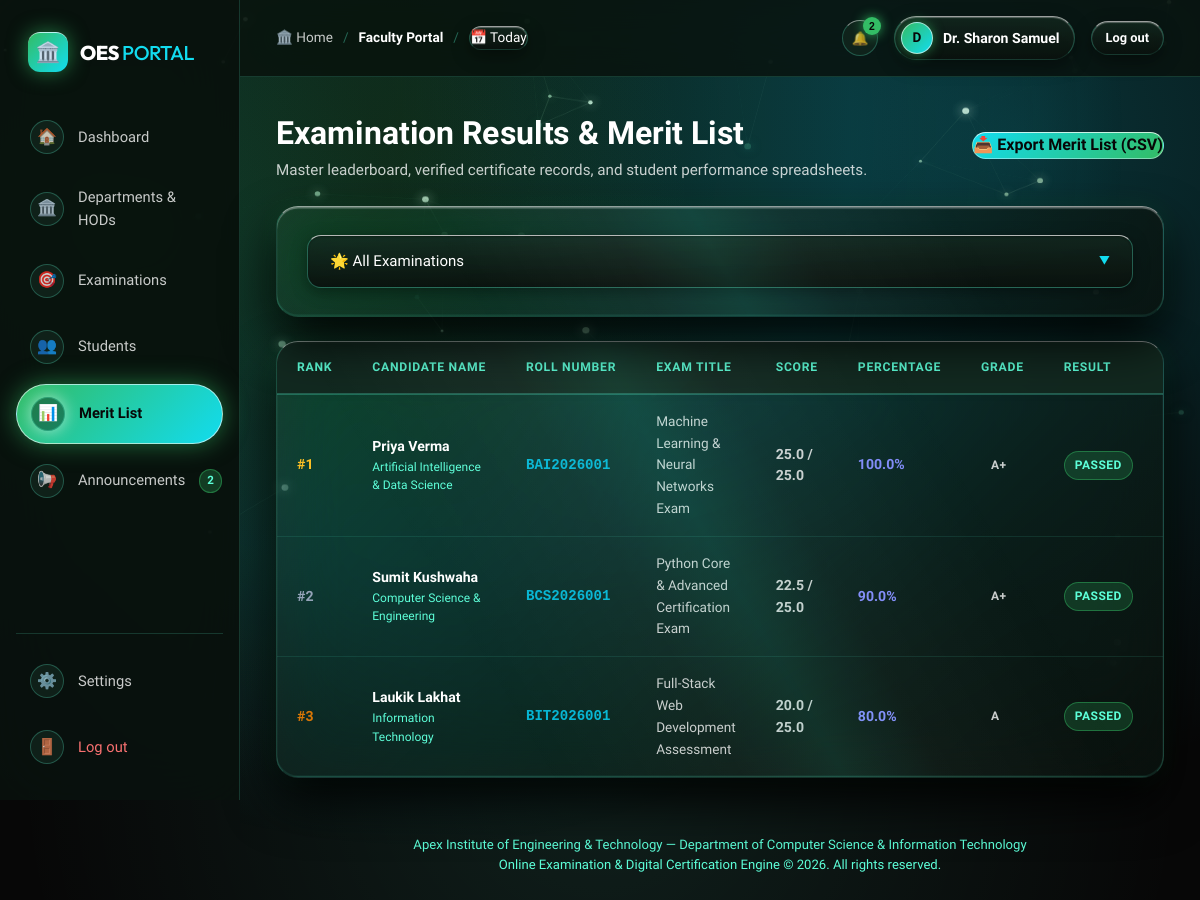
/admin/results (signed in), run on the app's committed database.
### models.py (models this page shows, shortened)
class User(db.Model):
    __tablename__ = "users"
    id = db.Column(db.Integer, primary_key=True)
    name = db.Column(db.String(120), nullable=False)
    roll_no = db.Column(db.String(50), unique=True, nullable=True, index=True)
    department = db.Column(db.String(100), default="Computer Science & Engineering")
    email = db.Column(db.String(120), unique=True, nullable=False, index=True)
    phone = db.Column(db.String(20), nullable=True)
    password_hash = db.Column(db.String(256), nullable=False)
    role = db.Column(db.String(20), default="student")  # 'student' or 'admin'
    is_active = db.Column(db.Boolean, default=True)
    custom_note = db.Column(db.Text, default="Going to the evaluation hall and planning official exams for the semester ahead 🏀")
    note_status = db.Column(db.String(50), default="I'm going")
    note_updated_at = db.Column(db.DateTime, default=datetime.utcnow)
    created_at = db.Column(db.DateTime, default=datetime.utcnow)
    attempts = db.relationship("Attempt", backref="student", lazy="dynamic", cascade="all, delete-orphan")
    @property
    def is_authenticated(self):
        return True
    @property
    def is_admin(self):
        return self.role in ["admin", "superadmin"]
    @property
    def is_superadmin(self):
        return self.role == "superadmin"

class Attempt(db.Model):
    __tablename__ = "attempts"
    id = db.Column(db.Integer, primary_key=True)
    student_id = db.Column(db.Integer, db.ForeignKey("users.id", ondelete="CASCADE"), nullable=False)
    exam_id = db.Column(db.Integer, db.ForeignKey("exams.id", ondelete="CASCADE"), nullable=False)
    started_at = db.Column(db.DateTime, default=datetime.utcnow)
    submitted_at = db.Column(db.DateTime, nullable=True)
    score = db.Column(db.Float, default=0.0)
    total_marks = db.Column(db.Float, default=0.0)
    percentage = db.Column(db.Float, default=0.0)
    grade = db.Column(db.String(10), default="F")
    is_passed = db.Column(db.Boolean, default=False)
    certificate_id = db.Column(db.String(50), unique=True, nullable=True, index=True)
    student_snapshot = db.Column(db.Text, nullable=True)  # Base64 snapshot for identity verification
    violations_count = db.Column(db.Integer, default=0)
    status = db.Column(db.String(20), default="in_progress")  # 'in_progress', 'completed', 'terminated'
    answers = db.relationship("Answer", backref="attempt", lazy="dynamic", cascade="all, delete-orphan")

class Exam(db.Model):
    __tablename__ = "exams"
    id = db.Column(db.Integer, primary_key=True)
    title = db.Column(db.String(200), nullable=False)
    subject_id = db.Column(db.Integer, db.ForeignKey("subjects.id", ondelete="CASCADE"), nullable=False)
    department = db.Column(db.String(100), default="Computer Science & Engineering")
    description = db.Column(db.Text, nullable=True)
    duration_minutes = db.Column(db.Integer, default=30)
    total_marks = db.Column(db.Float, default=25.0)
    passing_marks = db.Column(db.Float, default=10.0)
    negative_marks = db.Column(db.Float, default=0.0)  # e.g., 0.25 per wrong answer
    allow_multiple_attempts = db.Column(db.Boolean, default=False)
    shuffle_questions = db.Column(db.Boolean, default=True)
    require_webcam = db.Column(db.Boolean, default=False)
    is_published = db.Column(db.Boolean, default=True)
    created_by = db.Column(db.Integer, db.ForeignKey("users.id"), nullable=True)
    created_at = db.Column(db.DateTime, default=datetime.utcnow)
    questions = db.relationship("Question", secondary=exam_questions, back_populates="exams")
    attempts = db.relationship("Attempt", backref="exam", lazy="dynamic", cascade="all, delete-orphan")

### routes/admin.py (the view)
@admin_bp.route("/results")
def results():
    exam_id = request.args.get("exam_id", type=int)
    subject_id = request.args.get("subject_id", type=int)
    is_super = current_user.is_superadmin
    admin_dept = current_user.department
    query = Attempt.query.filter_by(status="completed")
    if not is_super and admin_dept and admin_dept != "All Departments":
        query = query.join(User, Attempt.student_id == User.id).filter(User.department == admin_dept)
    if exam_id:
        query = query.filter(Attempt.exam_id == exam_id)
    if subject_id:
        query = query.join(Exam, Attempt.exam_id == Exam.id).filter(Exam.subject_id == subject_id)
    all_attempts = query.order_by(Attempt.percentage.desc(), Attempt.submitted_at.asc()).all()
    exams_list = Exam.query.order_by(Exam.title).all()
    subjects_list = Subject.query.order_by(Subject.name).all()
    return render_template(
        "admin/results.html",
        attempts=all_attempts,
        exams=exams_list,
        subjects=subjects_list,
        selected_exam_id=exam_id,
        selected_subject_id=subject_id
    )

### models.py (called while the page is built)
    @property
    def time_ago(self):
        now = datetime.utcnow()
        diff = now - self.created_at
        seconds = int(diff.total_seconds())
        if seconds < 60:
            return "Just now"
        elif seconds < 3600:
            return f"{seconds // 60}m ago"
        elif seconds < 86400:
            return f"{seconds // 3600}h ago"
        elif seconds < 604800:
            return f"{seconds // 86400}d ago"
        else:
            return self.created_at.strftime("%b %d, %Y")

### routes/admin.py (called while the page is built)
@admin_bp.before_request
@login_required
def require_admin():
    if not current_user.is_admin:
        flash("Access denied: Faculty or Administrator privileges required.", "danger")
        return redirect(url_for("student.dashboard"))

### templates/admin/results.html (shortened to what this page needs)
{% extends "base.html" %}
{% block content %}
<div class="container">
  <div style="display: flex; align-items: center; justify-content: space-between; margin-bottom: 24px; flex-wrap: wrap; gap: 16px;">
    <div>
      <h1 style="font-size: 2rem;" data-flip-text="Examination Results & Merit List">Examination Results &amp; Merit List</h1>
      <p style="color: var(--text-muted); font-size: 0.95rem;">
        Master leaderboard, verified certificate records, and student performance spreadsheets.
      </p>
    </div>
    <div>
      <a href="{{ url_for('admin.export_csv', exam_id=selected_exam_id) }}" class="btn btn-gold">
        📥 Export Merit List (CSV)
      </a>
    </div>
  </div>
  <div class="glass-card" style="margin-bottom: 24px; padding: 22px 26px; overflow: visible !important; position: relative; z-index: 200;">
    <form id="results-filter-form" method="GET" action="{{ url_for('admin.results') }}" style="display: flex; gap: 16px; flex-wrap: wrap; align-items: center;">
      <div class="custom-select-wrapper" style="flex: 1; min-width: 280px; position: relative;">
        <div class="custom-select-trigger" id="exam-filter-trigger" tabindex="0">
          <span id="selected-exam-text">
            {% if selected_exam_id %}
              {% for ex in exams %}{% if ex.id == selected_exam_id %}{{ ex.title }}{% endif %}{% endfor %}
            {% else %}
              🌟 All Examinations
            {% endif %}
          </span>
          <span class="custom-select-arrow">▼</span>
        </div>
      </div>
    </form>
  </div>
  <div class="glass-card" style="padding: 0 !important; overflow: hidden;">
    <div class="table-responsive">
      <table class="data-table">
        <thead>
          <tr>
            <th>Rank</th>
            <th>Candidate Name</th>
            <th>Roll Number</th>
            <th>Exam Title</th>
            <th>Score</th>
            <th>Percentage</th>
            <th>Grade</th>
            <th>Result</th>
            <th>Certificate ID</th>
          </tr>
        </thead>
        <tbody>
          {% for att in attempts %}
            <tr>
              <td>
                <span style="font-weight: 800; color: {% if loop.index == 1 %}#fbbf24{% elif loop.index == 2 %}#94a3b8{% elif loop.index == 3 %}#d97706{% else %}var(--text-dim){% endif %};">
                  #{{ loop.index }}
                </span>
              </td>
              <td>
                <div style="font-weight: 700; color: #ffffff;">{{ att.student.name if att.student else 'Unknown' }}</div>
                <div style="font-size: 0.75rem; color: var(--text-dim);">{{ att.student.department if att.student else '' }}</div>
              </td>
              <td>
                <code style="color: #06b6d4; font-weight: 700;">{{ att.student.roll_no if att.student else 'N/A' }}</code>
              </td>
              <td>
                <span style="font-size: 0.85rem;">{{ att.exam.title if att.exam else 'N/A' }}</span>
              </td>
              <td>
                <strong>{{ att.score }} / {{ att.total_marks }}</strong>
              </td>
              <td>
                <strong style="color: #818cf8;">{{ att.percentage }}%</strong>
              </td>
              <td>
                <span class="badge badge-medium">{{ att.grade }}</span>
              </td>
              <td>
                {% if att.is_passed %}
                  <span class="badge badge-passed">Passed</span>
                {% else %}
                  <span class="badge badge-failed">Failed</span>
                {% endif %}
              </td>
              <td>
              </td>
            </tr>
          {% else %}
            <tr>
              <td colspan="10" style="text-align: center; padding: 36px; color: var(--text-dim);">
                No exam submissions recorded for this selection.
              </td>
            </tr>
          {% endfor %}
        </tbody>
      </table>
    </div>
  </div>
</div>
{% endblock %}

### templates/base.html (shortened to what this page needs)
<!DOCTYPE html>
<html lang="en">
<head>
  <link rel="stylesheet" href="{{ url_for('static', filename='css/styles.css') }}">
</head>
<body>
  <canvas id="webgl-canvas"></canvas>
  <div class="app-shell">
    {% if current_user.is_authenticated %}
      <aside class="app-sidebar">
        <div>
          <a href="{{ url_for('main.index') }}" class="sidebar-brand">
            <div class="brand-icon-logo">🏛️</div>
            <div class="brand-title">OES <span>PORTAL</span></div>
          </a>
          <ul class="sidebar-nav">
            {% if current_user.is_admin %}
              <li>
                <a href="{{ url_for('admin.dashboard') }}" class="sidebar-link {% if request.endpoint == 'admin.dashboard' %}active{% endif %}">
                  <div class="nav-icon-pill">🏠</div>
                  <span>Dashboard</span>
                </a>
              </li>
              {% if current_user.is_superadmin %}
                <li>
                  <a href="{{ url_for('admin.departments') }}" class="sidebar-link {% if request.endpoint in ['admin.departments', 'admin.department_detail'] %}active{% endif %}">
                    <div class="nav-icon-pill">🏛️</div>
                    <span>Departments &amp; HODs</span>
                  </a>
                </li>
              {% endif %}
              <li>
                <a href="{{ url_for('admin.exams') }}" class="sidebar-link {% if request.endpoint == 'admin.exams' %}active{% endif %}">
                  <div class="nav-icon-pill">🎯</div>
                  <span>Examinations</span>
                </a>
              </li>
              <li>
                <a href="{{ url_for('admin.students') }}" class="sidebar-link {% if request.endpoint == 'admin.students' %}active{% endif %}">
                  <div class="nav-icon-pill">👥</div>
                  <span>Students</span>
                </a>
              </li>
              <li>
                <a href="{{ url_for('admin.results') }}" class="sidebar-link {% if request.endpoint == 'admin.results' %}active{% endif %}">
                  <div class="nav-icon-pill">📊</div>
                  <span>Merit List</span>
                </a>
              </li>
              <li>
                <a href="{{ url_for('admin.announcements') }}" class="sidebar-link {% if request.endpoint == 'admin.announcements' %}active{% endif %}">
                  <div class="nav-icon-pill">📢</div>
                  <span style="flex: 1;">Announcements</span>
                  {% if unread_notifications_count %}
                    <span class="sidebar-badge-count">{{ unread_notifications_count }}</span>
                  {% endif %}
                </a>
              </li>
            {% endif %}
          </ul>
        </div>
        <div class="sidebar-footer">
          <a href="{{ url_for('auth.profile') }}" class="sidebar-link">
            <div class="nav-icon-pill">⚙️</div>
            <span>Settings</span>
          </a>
          <a href="{{ url_for('auth.logout') }}" class="sidebar-link" style="color: #f87171;">
            <div class="nav-icon-pill" style="color: #f87171;">🚪</div>
            <span>Log out</span>
          </a>
        </div>
      </aside>
    {% endif %}
    <div class="app-main">
      <header class="app-topbar">
        <div class="breadcrumb-box">
          <a href="{{ url_for('main.index') }}">🏛️ Home</a>
          <span class="separator">/</span>
          {% if current_user.is_authenticated %}
            <span class="current">{% if current_user.is_admin %}Faculty Portal{% else %}Dashboard{% endif %}</span>
          {% else %}
            <span class="current">Examination Portal</span>
          {% endif %}
          <span class="separator">/</span>
          <div class="date-pill">
            <span>📅 Today</span>
          </div>
        </div>
        <div class="topbar-right">
          {% if current_user.is_authenticated %}
            <div class="notification-wrapper" style="position: relative;">
              <button type="button" class="btn-icon-round notification-bell-btn" onclick="toggleNotificationDropdown()" title="Notifications & Announcements">
                <span>🔔</span>
                {% if unread_notifications_count %}
                  <span class="bell-unread-dot">{{ unread_notifications_count }}</span>
                {% endif %}
              </button>
            </div>
            <div class="user-avatar-group">
              <div class="avatar-circle">{{ current_user.name[:1] }}</div>
              <span class="user-avatar-name">{{ current_user.name }}</span>
            </div>
            <a href="{{ url_for('auth.logout') }}" class="btn btn-secondary btn-sm">Log out</a>
          {% else %}
            <a href="{{ url_for('auth.login') }}" class="btn btn-secondary btn-sm">Sign In</a>
            <a href="{{ url_for('auth.register') }}" class="btn btn-primary btn-sm">Create Account</a>
          {% endif %}
        </div>
      </header>
      <main class="viewport-content">
        {% block content %}{% endblock %}
      </main>
      <footer style="border-top: 1px solid var(--border-glass); padding: 24px 36px; font-size: 0.82rem; color: var(--text-dim); text-align: center;">
        <p>{{ INSTITUTE_NAME }} — {{ INSTITUTE_SUBTITLE }}</p>
        <p>Online Examination & Digital Certification Engine &copy; 2026. All rights reserved.</p>
      </footer>
    </div>
  </div>
</body>
</html>

### data on the page
User: name "D", name "Dr. Sharon Samuel"
Attempt: student "Priya Verma", student "Artificial Intelligence & Data Science", student "BAI2026001", exam "Machine Learning & Neural Networks Exam", score "25.0", total_marks "25.0", percentage "100.0", grade "A+", is_passed "PASSED"
Attempt: student "Sumit Kushwaha", student "Computer Science & Engineering", student "BCS2026001", exam "Python Core & Advanced Certification Exam", score "22.5", total_marks "25.0", percentage "90.0", grade "A+", is_passed "PASSED"
Attempt: student "Laukik Lakhat", student "Information Technology", student "BIT2026001", exam "Full-Stack Web Development Assessment", score "20.0", total_marks "25.0", percentage "80.0", grade "A", is_passed "PASSED"

### other printed values
{{ unread_notifications_count }} "2"
{{ INSTITUTE_NAME }} "Apex Institute of Engineering & Technology"
{{ INSTITUTE_SUBTITLE }} "Department of Computer Science & Information Technology"
